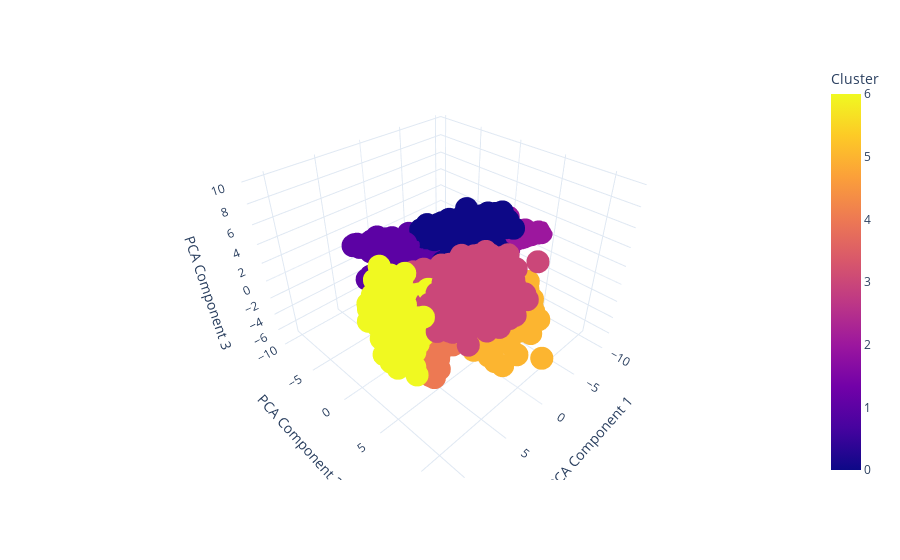

Notebook source saved alongside this figure:
### Code cell
visualization_df = pd.DataFrame(pca_result, columns=['PCA Component 1', 'PCA Component 2', 'PCA Component 3'])
visualization_df['Cluster'] = labels
sns.set_palette("viridis")
# Create an interactive 3D scatter plot 
fig = px.scatter_3d(visualization_df, x='PCA Component 1', y='PCA Component 2', z='PCA Component 3', color='Cluster',labels={'Cluster': 'Cluster'},template='plotly_white') 

# Show the plot
fig.show()

### Figure 1 — Plotly figure (JSON) as saved in the notebook; plotly's stock layout.template omitted (floating-point values rounded to 4 significant figures; data arrays with more than 128 entries replaced by an {"elided": "..."} marker saying what was removed)
{"data": [{"hovertemplate": "PCA Component 1=%{x}<br>PCA Component 2=%{y}<br>PCA Component 3=%{z}<br>Cluster=%{marker.color}<extra></extra>", "legendgroup": "", "marker": {"color": {"elided": "8950 int values"}, "coloraxis": "coloraxis", "symbol": "circle"}, "mode": "markers", "name": "", "scene": "scene", "showlegend": false, "x": {"elided": "8950 float values"}, "y": {"elided": "8950 float values"}, "z": {"elided": "8950 float values"}, "type": "scatter3d"}], "layout": {"scene": {"domain": {"x": [0.0, 1.0], "y": [0.0, 1.0]}, "xaxis": {"title": {"text": "PCA Component 1"}}, "yaxis": {"title": {"text": "PCA Component 2"}}, "zaxis": {"title": {"text": "PCA Component 3"}}}, "coloraxis": {"colorbar": {"title": {"text": "Cluster"}}, "colorscale": [[0.0, "#0d0887"], [0.1111, "#46039f"], [0.2222, "#7201a8"], [0.3333, "#9c179e"], [0.4444, "#bd3786"], [0.5556, "#d8576b"], [0.6667, "#ed7953"], [0.7778, "#fb9f3a"], [0.8889, "#fdca26"], [1.0, "#f0f921"]]}, "legend": {"tracegroupgap": 0}, "margin": {"t": 60}}}
